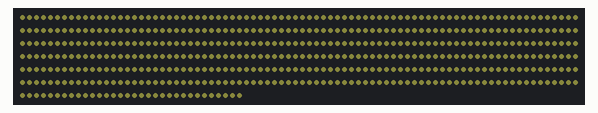
Bench run of a sketch on a simulated Arduino Uno, built with avr-gcc and run on an emulated ATmega328P. Parts: 512 RGB LEDs in strip order, left to right, continuing on the next row. Dim RGB values are drawn brighter than linear.

Above: at 0.1 s.
At 26.1 s:
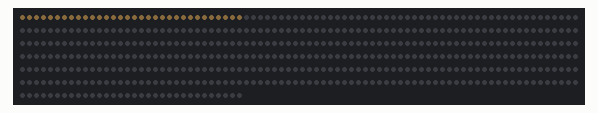

The sketch:

samsung_02_surprise2.ino
```cpp
// samsung_03_surprise.ino - 트래킹 모션 포함 메인 실행 파일

#include "control.h"

void setup() {
  initNeoPixel();  // NeoPixel 초기화
}

void loop() {
  static bool done = false;

  if (!done) {
    unsigned long start = millis();

    // 통합 시퀀스 실행 (17초까지 30% 유지 + 트래킹 모션)
    sequenceWithTracking();

    unsigned long elapsed = millis() - start;

    done = true;
  }
}

/*
=== 매트릭스 구조 ===
- 16x32 매트릭스 (16개 세로 열, 각 열당 32개 픽셀)
- 왼쪽 반절만 사용: 0~7번 열 (8개 세로 열)
- 오른쪽 반절: 8~15번 열 (항상 OFF)

=== 통합 시퀀스 타임라인 ===

[기존 패턴 - 17초까지]
0초: 30% 시작
1.8초: 30% → 70% 전환 (0.2초)
2-3.8초: 70% 유지
3.8-4초: 70% → 30% 전환 (0.2초)
4-5.8초: 30% 유지
5.8-6초: 30% → 70% 전환 (0.2초)
6-7.8초: 70% 유지
7.8-8초: 70% → 30% 전환 (0.2초)
8-9.8초: 30% 유지
9.8-10초: 30% → 70% 전환 (0.2초)
10초: 70% → 100% 즉시 전환
10-12초: 100% 유지
12-12.2초: 100% → 30% 전환 (0.2초)
12.2-17초: 30% 유지 (4.8초)

[트래킹 모션 - 17초부터]
17-19초: 오른쪽(7열)에서 왼쪽(0열)으로 이동 (가속도 적용)
19-20초: 왼쪽에서 1초 대기
20-21.5초: 왼쪽(0열)에서 중간(5열)으로 이동 (가속도 적용)
21.5-22.5초: 중간 위치 유지
22.5-23초: 페이드 아웃

총 동작 시간: 약 23초

=== 트래킹 모션 특징 ===
- 16x32 매트릭스의 왼쪽 반절(8개 세로 열)만 사용
- 1개 세로 열이 그라데이션과 함께 부드럽게 이동
- easeInOutCubic: 시작과 끝은 느리고 중간에 빠른 가속
- easeOutCubic: 처음 빠르고 점점 감속
- 가우시안 분포를 이용한 부드러운 그라데이션 효과
- 30% 밝기로 트래킹 모션 실행

=== 색상 정의 ===
30% 컬러: RGB(110, 110, 60)
70% 컬러: RGB(140, 140, 60)
100% 컬러: RGB(180, 180, 70)
트래킹 컬러: RGB(110, 110, 60) - 30% 밝기
*/
```

control.cpp
```cpp
// control.cpp - LED 제어 함수 구현 (트래킹 모션 추가)

#include "control.h"
#include <math.h>

//================= NeoPixel 객체 =================
Adafruit_NeoPixel strip(LED_COUNT, LED_PIN, PIXEL_TYPE);

//================= 초기화 함수 =================
void initNeoPixel() {
  strip.begin();                         // NeoPixel 스트립 초기화
  strip.show();                          // 모든 픽셀 끄기
  strip.setBrightness(DEFAULT_BRIGHTNESS); // 기본 밝기 설정
}

//================= 매트릭스 인덱스 변환 함수 =================
// 32x16 매트릭스에서 세로 한 줄을 위한 인덱스 계산
// x: 0~31 (가로 32개)
// y: 0~15 (세로 16개)
int getPixelIndex(int x, int y) {
  // 테스트 코드와 동일한 방식
  // 각 행(y)은 32개씩, x는 해당 행에서의 위치
  return y * 32 + x;
}

//================= 기본 제어 함수 =================

// 모든 LED 켜기 (512개 전체)
void turnOnAllLED(int red, int green, int blue) {
  for(int i = 0; i < LED_COUNT; i++) {
    strip.setPixelColor(i, strip.Color(red, green, blue));
  }
  strip.show();
}

// 모든 LED 끄기 (512개 전체)
void turnOffAllLED() {
  strip.clear();
  strip.show();
}

//================= 페이드 효과 함수 (단순 선형) =================

// 2.7초 동안 선형으로 색상 변경
void linearFade(int fromR, int fromG, int fromB,
                int toR, int toG, int toB) {

  int steps = 27;  // 27단계 (2.7초 / 0.1초 = 27)
  int stepDelay = 100;  // 100ms = 0.1초

  for(int i = 0; i <= steps; i++) {
    // 선형 보간 계산
    int currentR = fromR + ((toR - fromR) * i / steps);
    int currentG = fromG + ((toG - fromG) * i / steps);
    int currentB = fromB + ((toB - fromB) * i / steps);

    // 모든 LED에 적용
    turnOnAllLED(currentR, currentG, currentB);

    if(i < steps) {  // 마지막 단계에서는 delay 없음
      delay(stepDelay);
    }
  }
}

//================= 짧은 선형 페이드 함수 (0.2초용) =================
void linearFadeShort(int fromR, int fromG, int fromB,
                     int toR, int toG, int toB, int durationMs) {
  int steps = durationMs / 10;  // 10ms 단위

  for(int i = 0; i <= steps; i++) {
    // 선형 보간
    int currentR = fromR + ((toR - fromR) * i / steps);
    int currentG = fromG + ((toG - fromG) * i / steps);
    int currentB = fromB + ((toB - fromB) * i / steps);

    turnOnAllLED(currentR, currentG, currentB);

    if(i < steps) {
      delay(10);
    }
  }
}

//================= 27초 시퀀스 =================
void sequence27sec() {
  // 색상 정의
  int color30_R = 110, color30_G = 110, color30_B = 60;  // 30% 컬러
  int color70_R = 140, color70_G = 140, color70_B = 60;  // 70% 컬러

  // 시작: 30% 색상으로 설정
  turnOnAllLED(color30_R, color30_G, color30_B);

  // 5사이클 실행
  for(int cycle = 0; cycle < 5; cycle++) {
    // 30% → 70% (2.7초)
    linearFade(color30_R, color30_G, color30_B,
               color70_R, color70_G, color70_B);

    // 70% → 30% (2.7초)
    linearFade(color70_R, color70_G, color70_B,
               color30_R, color30_G, color30_B);
  }
}

//================= 개별 픽셀 페이드 함수 =================
void individualPixelFade(int red, int green, int blue,
                         bool fadeIn, int durationMs) {
  int pixelDelay = durationMs / LED_COUNT;
  if(pixelDelay < 1) pixelDelay = 1;

  if(fadeIn) {
    strip.clear();
    strip.show();

    for(int i = 0; i < LED_COUNT; i++) {
      strip.setPixelColor(i, strip.Color(red, green, blue));
      strip.show();
      delay(pixelDelay);
    }
  } else {
    for(int i = LED_COUNT - 1; i >= 0; i--) {
      strip.setPixelColor(i, 0);
      strip.show();
      delay(pixelDelay);
    }
  }
}

//================= 웨이브 페이드 함수 =================
void waveFade(int red, int green, int blue,
              bool fadeIn, int durationMs) {
  int waveSize = 20;
  int steps = LED_COUNT / waveSize;
  int stepDelay = durationMs / steps;

  if(fadeIn) {
    strip.clear();
    for(int step = 0; step < steps; step++) {
      int startIdx = step * waveSize;
      int endIdx = min(startIdx + waveSize, LED_COUNT);

      for(int i = startIdx; i < endIdx; i++) {
        strip.setPixelColor(i, strip.Color(red, green, blue));
      }
      strip.show();
      delay(stepDelay);
    }
    for(int i = 0; i < LED_COUNT; i++) {
      strip.setPixelColor(i, strip.Color(red, green, blue));
    }
    strip.show();
  } else {
    for(int step = 0; step < steps; step++) {
      int startIdx = LED_COUNT - ((step + 1) * waveSize);
      int endIdx = LED_COUNT - (step * waveSize);

      for(int i = max(startIdx, 0); i < endIdx; i++) {
        strip.setPixelColor(i, 0);
      }
      strip.show();
      delay(stepDelay);
    }
    strip.clear();
    strip.show();
  }
}

//================= 그라데이션 페이드 함수 =================
void gradientFade(int red, int green, int blue,
                  bool fadeIn, int durationMs) {
  int steps = 100;
  int stepDelay = durationMs / steps;

  if(fadeIn) {
    for(int step = 0; step <= steps; step++) {
      float progress = (float)step / steps;
      int activePixels = (int)(LED_COUNT * progress);

      for(int i = 0; i < activePixels; i++) {
        strip.setPixelColor(i, strip.Color(red, green, blue));
      }

      int fadeZone = 10;
      for(int i = 0; i < fadeZone && (activePixels + i) < LED_COUNT; i++) {
        float fadeFactor = 1.0 - ((float)i / fadeZone);
        int fadedR = (int)(red * fadeFactor);
        int fadedG = (int)(green * fadeFactor);
        int fadedB = (int)(blue * fadeFactor);
        strip.setPixelColor(activePixels + i, strip.Color(fadedR, fadedG, fadedB));
      }

      strip.show();
      delay(stepDelay);
    }
  } else {
    for(int step = 0; step <= steps; step++) {
      float progress = (float)step / steps;
      int remainingPixels = (int)(LED_COUNT * (1.0 - progress));

      strip.clear();
      for(int i = 0; i < remainingPixels; i++) {
        strip.setPixelColor(i, strip.Color(red, green, blue));
      }

      int fadeZone = 10;
      for(int i = 0; i < fadeZone && (remainingPixels - fadeZone + i) >= 0; i++) {
        float fadeFactor = (float)i / fadeZone;
        int fadedR = (int)(red * fadeFactor);
        int fadedG = (int)(green * fadeFactor);
        int fadedB = (int)(blue * fadeFactor);
        int pixelIdx = remainingPixels - fadeZone + i;
        if(pixelIdx >= 0) {
          strip.setPixelColor(pixelIdx, strip.Color(fadedR, fadedG, fadedB));
        }
      }

      strip.show();
      delay(stepDelay);
    }
  }
}

//================= 새로운 20초 시퀀스 (OFF에서 시작) =================
void sequence20sec() {
  // 색상 정의
  int color70_R = 140, color70_G = 140, color70_B = 60;  // 70% 컬러
  int color100_R = 180, color100_G = 180, color100_B = 70; // 100% 컬러

  // === 0초: LED OFF ===
  strip.clear();
  strip.show();
  delay(1500);  // 1.5초 대기

  // === 1.5초-2초: 70% 색상 페이드인 (개별 LED) ===
  individualPixelFade(color70_R, color70_G, color70_B, true, 500);

  // === 2초-2.5초: 70% 유지 ===
  delay(500);

  // === 2.5초-3초: 70% 페이드아웃 (개별 LED) ===
  individualPixelFade(color70_R, color70_G, color70_B, false, 500);

  // === 3초-9.5초: OFF 유지 ===
  delay(6500);

  // === 9.5초-10초: 100% 색상 페이드인 (개별 LED) ===
  individualPixelFade(color100_R, color100_G, color100_B, true, 500);

  // === 10초-12초: 100% 유지 ===
  delay(2000);

  // === 12초-12.5초: 100% 페이드아웃 (개별 LED) ===
  individualPixelFade(color100_R, color100_G, color100_B, false, 500);

  // === 12.5초-20초: OFF 유지 ===
  delay(7500);
}

//================= 새로운 시퀀스3 (가속 패턴) =================
void sequence15sec() {
  // 색상 정의
  int color30_R = 110, color30_G = 110, color30_B = 60;   // 30% 컬러
  int color70_R = 140, color70_G = 140, color70_B = 60;   // 70% 컬러
  int color100_R = 180, color100_G = 180, color100_B = 70; // 100% 컬러

  // === 0초: 30% 시작 ===
  turnOnAllLED(color30_R, color30_G, color30_B);
  delay(1800);  // 1.8초 유지

  // === 1.8초-2초: 30% → 70% 전환 (0.2초) ===
  linearFadeShort(color30_R, color30_G, color30_B,
                  color70_R, color70_G, color70_B, 200);

  // === 2초-3.8초: 70% 유지 ===
  turnOnAllLED(color70_R, color70_G, color70_B);
  delay(1800);

  // === 3.8초-4초: 70% → 30% 전환 (0.2초) ===
  linearFadeShort(color70_R, color70_G, color70_B,
                  color30_R, color30_G, color30_B, 200);

  // === 4초-5.8초: 30% 유지 ===
  turnOnAllLED(color30_R, color30_G, color30_B);
  delay(1800);

  // === 5.8초-6초: 30% → 70% 전환 (0.2초) ===
  linearFadeShort(color30_R, color30_G, color30_B,
                  color70_R, color70_G, color70_B, 200);

  // === 6초-7.8초: 70% 유지 ===
  turnOnAllLED(color70_R, color70_G, color70_B);
  delay(1800);

  // === 7.8초-8초: 70% → 30% 전환 (0.2초) ===
  linearFadeShort(color70_R, color70_G, color70_B,
                  color30_R, color30_G, color30_B, 200);

  // === 8초-9.8초: 30% 유지 ===
  turnOnAllLED(color30_R, color30_G, color30_B);
  delay(1800);

  // === 9.8초-10초: 30% → 70% 전환 (0.2초) ===
  linearFadeShort(color30_R, color30_G, color30_B,
                  color70_R, color70_G, color70_B, 200);

  // === 10초: 70% → 100% 즉시 전환 ===
  turnOnAllLED(color100_R, color100_G, color100_B);

  // === 10초-12초: 100% 유지 (2초) ===
  delay(2000);

  // === 12초-12.2초: 100% → 30% 전환 (0.2초) ===
  linearFadeShort(color100_R, color100_G, color100_B,
                  color30_R, color30_G, color30_B, 200);

  // === 12.2초-15.5초: 30% 유지 (3.3초) ===
  turnOnAllLED(color30_R, color30_G, color30_B);
  delay(3300);

  // === 15.5초: LED OFF ===
  turnOffAllLED();
}

//================= 이징 함수 (가속도 제어) =================
float easeInOutCubic(float t) {
  // t: 0.0 ~ 1.0
  if (t < 0.5) {
    return 4 * t * t * t;
  } else {
    return 1 - pow(-2 * t + 2, 3) / 2;
  }
}

float easeInCubic(float t) {
  return t * t * t;
}

float easeOutCubic(float t) {
  return 1 - pow(1 - t, 3);
}

//================= 트래킹 컬럼 그리기 함수 =================
void drawTrackingColumn(float position, int red, int green, int blue, float gradientWidth) {
  // 16x32 매트릭스로 해석 (테스트 코드와 동일)
  // position: 0.0 ~ 15.0 (16개 세로 열)

  // 먼저 전체 매트릭스 클리어
  strip.clear();

  // 그라데이션 효과를 위한 컬럼 그리기
  for(int col = 0; col < 8; col++) {  // 16개 세로 열
    float distance = fabs(col - position);

    if(distance <= gradientWidth) {
      // 거리에 따른 밝기 계산 (가우시안 분포)
      float brightness = exp(-(distance * distance) / (2 * gradientWidth * gradientWidth));

      int actualR = (int)(red * brightness);
      int actualG = (int)(green * brightness);
      int actualB = (int)(blue * brightness);

      // 테스트 코드와 완전히 동일한 방식
      for(int row = 0; row < 32; row++) {  // 각 열당 32개 픽셀
        int pixelIndex = col * 32 + row;  // 테스트 코드와 동일
        strip.setPixelColor(pixelIndex, strip.Color(actualR, actualG, actualB));
      }
    }
  }

  strip.show();
}

//================= 트래킹 모션 시퀀스 =================
void trackingMotion() {
  // 색상 정의 - 30% 밝기 사용
  int color30_R = 110, color30_G = 90, color30_B = 60;  // 30% 컬러

  // === Phase 1: 오른쪽(15)에서 왼쪽(0)으로 이동 (2초) ===
  int steps1 = 100;  // 100 스텝으로 나누기
  float startPos1 = 15.0;  // 오른쪽 끝 (16번째 열)
  float endPos1 = 0.0;     // 왼쪽 끝 (1번째 열)

  for(int i = 0; i <= steps1; i++) {
    float t = (float)i / steps1;
    float easedT = easeInOutCubic(t);  // 중간에 가속

    float currentPos = startPos1 + (endPos1 - startPos1) * easedT;
    drawTrackingColumn(currentPos, color30_R, color30_G, color30_B, 0.8);  // 그라데이션 폭 줄임

    delay(20);  // 20ms * 100 = 2000ms (2초)
  }

  // === Phase 2: 왼쪽(0)에서 1초 대기 ===
  drawTrackingColumn(0.0, color30_R, color30_G, color30_B, 0.8);
  delay(1000);

  // === Phase 3: 왼쪽(0)에서 중간(8)으로 이동 (1.5초) ===
  int steps2 = 75;  // 75 스텝
  float startPos2 = 0.0;
  float endPos2 = 8.0;  // 중간 위치로 이동

  for(int i = 0; i <= steps2; i++) {
    float t = (float)i / steps2;
    float easedT = easeOutCubic(t);  // 처음 빠르고 나중에 감속

    float currentPos = startPos2 + (endPos2 - startPos2) * easedT;
    drawTrackingColumn(currentPos, color30_R, color30_G, color30_B, 0.8);

    delay(20);  // 20ms * 75 = 1500ms (1.5초)
  }

  // === Phase 4: 최종 위치에서 1초 유지 ===
  drawTrackingColumn(8.0, color30_R, color30_G, color30_B, 0.8);
  delay(1000);

  // === Phase 5: 페이드 아웃 (0.5초) ===
  int fadeSteps = 25;
  for(int i = fadeSteps; i >= 0; i--) {
    float brightness = (float)i / fadeSteps;
    int fadeR = (int)(color30_R * brightness);
    int fadeG = (int)(color30_G * brightness);
    int fadeB = (int)(color30_B * brightness);

    drawTrackingColumn(8.0, fadeR, fadeG, fadeB, 0.8);
    delay(20);  // 20ms * 25 = 500ms
  }

  // 완전히 OFF
  strip.clear();
  strip.show();
}

//================= 통합 시퀀스 (17초까지 30% + 트래킹) =================
void sequenceWithTracking() {
  // 색상 정의
  int color30_R = 110, color30_G = 110, color30_B = 60;   // 30% 컬러
  int color70_R = 140, color70_G = 140, color70_B = 60;   // 70% 컬러
  int color100_R = 180, color100_G = 180, color100_B = 70; // 100% 컬러

  // === 0초: 30% 시작 ===
  turnOnAllLED(color30_R, color30_G, color30_B);
  delay(1800);  // 1.8초 유지

  // === 1.8초-2초: 30% → 70% 전환 (0.2초) ===
  linearFadeShort(color30_R, color30_G, color30_B,
                  color70_R, color70_G, color70_B, 200);

  // === 2초-3.8초: 70% 유지 ===
  turnOnAllLED(color70_R, color70_G, color70_B);
  delay(1800);

  // === 3.8초-4초: 70% → 30% 전환 (0.2초) ===
  linearFadeShort(color70_R, color70_G, color70_B,
                  color30_R, color30_G, color30_B, 200);

  // === 4초-5.8초: 30% 유지 ===
  turnOnAllLED(color30_R, color30_G, color30_B);
  delay(1800);

  // === 5.8초-6초: 30% → 70% 전환 (0.2초) ===
  linearFadeShort(color30_R, color30_G, color30_B,
                  color70_R, color70_G, color70_B, 200);

  // === 6초-7.8초: 70% 유지 ===
  turnOnAllLED(color70_R, color70_G, color70_B);
  delay(1800);

  // === 7.8초-8초: 70% → 30% 전환 (0.2초) ===
  linearFadeShort(color70_R, color70_G, color70_B,
                  color30_R, color30_G, color30_B, 200);

  // === 8초-9.8초: 30% 유지 ===
  turnOnAllLED(color30_R, color30_G, color30_B);
  delay(1800);

  // === 9.8초-10초: 30% → 70% 전환 (0.2초) ===
  linearFadeShort(color30_R, color30_G, color30_B,
                  color70_R, color70_G, color70_B, 200);

  // === 10초: 70% → 100% 즉시 전환 ===
  turnOnAllLED(color100_R, color100_G, color100_B);

  // === 10초-12초: 100% 유지 (2초) ===
  delay(2000);

  // === 12초-12.2초: 100% → 30% 전환 (0.2초) ===
  linearFadeShort(color100_R, color100_G, color100_B,
                  color30_R, color30_G, color30_B, 200);

  // === 12.2초-17초: 30% 유지 (4.8초) ===
  turnOnAllLED(color30_R, color30_G, color30_B);
  delay(4800);

  // === 17초부터: 트래킹 모션 시작 ===
  Serial.println("17초: 트래킹 모션 시작");
  trackingMotion();  // 약 6초 소요 (2초 이동 + 1초 대기 + 1.5초 이동 + 1초 유지 + 0.5초 페이드아웃)

  // === 총 23초에 완료 ===
}
```

control.h
```cpp
// control.h - 함수 선언 헤더 파일

#ifndef CONTROL_H
#define CONTROL_H

#include <Adafruit_NeoPixel.h>
#include "config.h"

// 초기화 함수
void initNeoPixel();

// LED 제어 함수들
void turnOnAllLED(int red, int green, int blue);
void turnOffAllLED();

// 선형 페이드 함수
void linearFade(int fromR, int fromG, int fromB,
                int toR, int toG, int toB);

// 짧은 선형 페이드 함수 (0.2초용)
void linearFadeShort(int fromR, int fromG, int fromB,
                     int toR, int toG, int toB, int durationMs);

// 개별 픽셀 페이드 함수
void individualPixelFade(int red, int green, int blue,
                         bool fadeIn, int durationMs);

// 웨이브 페이드 함수
void waveFade(int red, int green, int blue,
              bool fadeIn, int durationMs);

// 그라데이션 페이드 함수
void gradientFade(int red, int green, int blue,
                  bool fadeIn, int durationMs);

// 27초 시퀀스 (기존)
void sequence27sec();

// 20초 시퀀스 (새로운) - OFF에서 시작
void sequence20sec();

// 20초 시퀀스 v2 - 30%에서 시작
void sequence20sec_v2();

// 15.5초 시퀀스 - 가속 패턴
void sequence15sec();

// 매트릭스 인덱스 변환 (16x32 매트릭스용)
int getPixelIndex(int column, int row);

// 이징 함수들
float easeInOutCubic(float t);
float easeInCubic(float t);
float easeOutCubic(float t);

// 트래킹 컬럼 그리기
void drawTrackingColumn(float position, int red, int green, int blue, float gradientWidth);

// 트래킹 모션 시퀀스
void trackingMotion();

// 통합 시퀀스 (17초까지 30% + 트래킹)
void sequenceWithTracking();

#endif
```

config.h
```cpp
#ifndef CONFIG_H
#define CONFIG_H

// NeoPixel 핀 설정
#define LED_PIN    6

// NeoPixel 개수
#define LED_COUNT  512

// 기본 밝기 설정 (0-255)
#define DEFAULT_BRIGHTNESS 20

// NeoPixel 타입 설정
#define PIXEL_TYPE (NEO_GRB + NEO_KHZ800)

#endif
```
